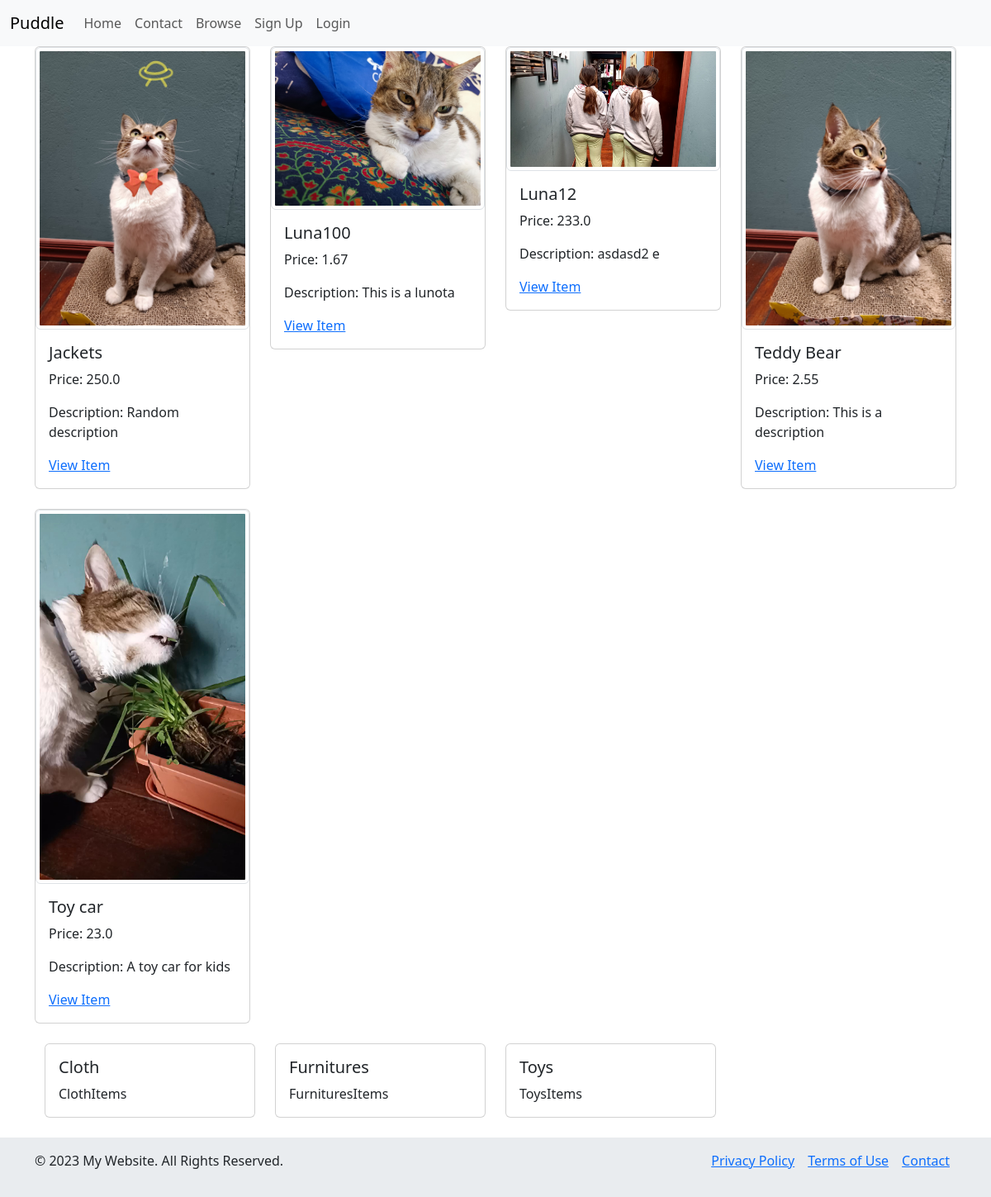
The app's page /, older data.
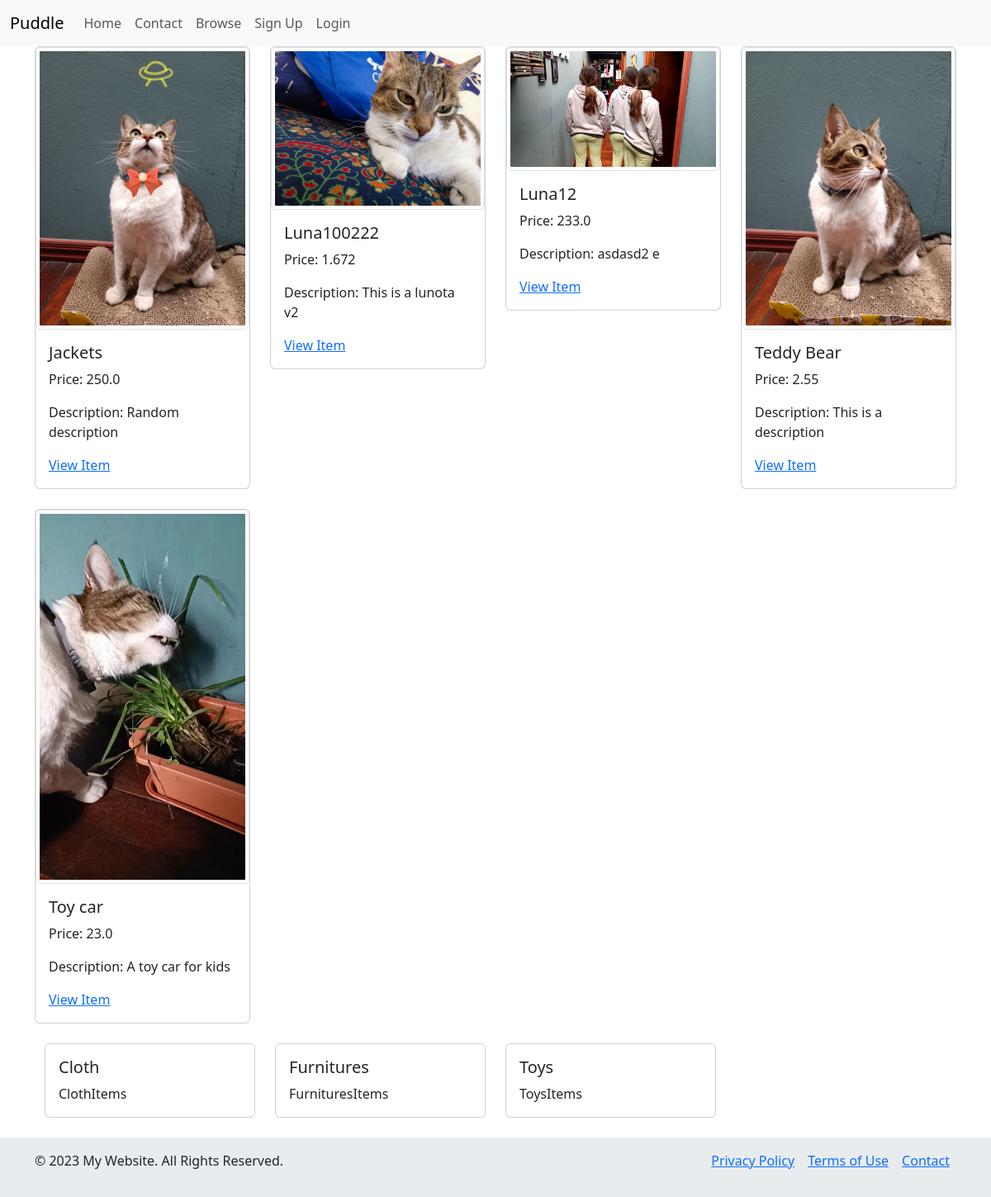
The same page, newer data.
### items/models.py (models this page shows, shortened)
class Item(models.Model):
    name = models.CharField(max_length=255)
    description = models.TextField(blank=True, null=True)
    category = models.ForeignKey(Category, related_name="items", on_delete=models.CASCADE)
    price = models.FloatField()
    image = models.ImageField(upload_to='item_images/', blank=True, null=True)
    created_at = models.DateTimeField(auto_now_add=True)
    created_by = models.ForeignKey(User, related_name="items", on_delete=models.CASCADE)
    is_sold = models.BooleanField(default=False)
    class Meta:
        verbose_name = ("Item")
        verbose_name_plural = ("Items")
        ordering = ['name']

### core/views.py (the view)
# urls.py: path('', views.index, name='index'),
def index(request):
    items = Item.objects.filter(is_sold=False)[0:5]
    categories = Category.objects.all()
    return render(request, 'core/index.html',
                  {'items': items, 'categories': categories})

### core/templates/core/index.html (shortened to what this page needs)
{% extends "core/base.html"%}
{% block content %}
    <div class="container">
  <div class="row">
      {%for item in items%}
    <div class="col-md-3">
      <div class="card mb-4">
        <img src="{{item.image.url}}" class="img-thumbnail" alt="...">
        <div class="card-body">
          <h5 class="card-title">
              {{item.name}}
          </h5>
          <p class="card-text">Price: {{item.price}}</p>
             <p class="card-text">Description: {{item.description}}</p>
            <a href="{% url 'items:detail' item.id %}">View Item</a>
        </div>
      </div>
    </div>
{%endfor%}
  </div>
        <div class="container">
  <div class="row">
      {%for category in categories%}
        <div class="col-md-3">
      <div class="card mb-4">
          <div class="card-body">
          <h5 class="card-title">
              {{category.name}}
          </h5>
             <p class="card-text"> {{category.name}}Items</p>
        </div>
      </div>
    </div>
      {%endfor%}
  </div>
            </div>
    </div>
{% endblock %}

Row changes from the older to the newer data that the page shows:
changed Item: name "Luna100" → "Luna100222"; price "1.67" → "1.672"; description "This is a lunota" → "This is a lunota v2"
